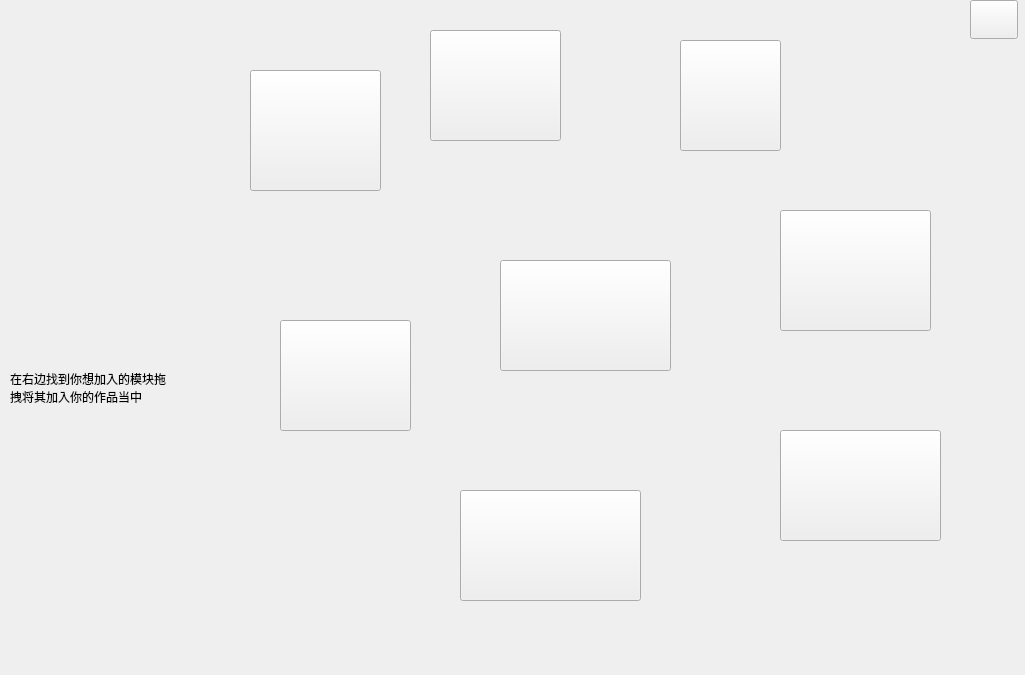
<?xml version="1.0" encoding="UTF-8"?>
<ui version="4.0">
 <class>MindKitForm</class>
 <widget class="QWidget" name="MindKitForm">
  <property name="geometry">
   <rect>
    <x>0</x>
    <y>0</y>
    <width>1025</width>
    <height>675</height>
   </rect>
  </property>
  <property name="minimumSize">
   <size>
    <width>1025</width>
    <height>675</height>
   </size>
  </property>
  <property name="windowTitle">
   <string>Form</string>
  </property>
  <layout class="QGridLayout" name="gridLayout">
   <property name="margin">
    <number>0</number>
   </property>
   <property name="spacing">
    <number>0</number>
   </property>
   <item row="0" column="0">
    <widget class="QWidget" name="widgetLeft" native="true">
     <property name="minimumSize">
      <size>
       <width>180</width>
       <height>675</height>
      </size>
     </property>
     <property name="styleSheet">
      <string notr="true">QWidget#widgetLeft
{
	border-image: url(:/resource/images/common/Transparent_White_90.png);
}</string>
     </property>
     <widget class="QWidget" name="widget" native="true">
      <property name="geometry">
       <rect>
        <x>10</x>
        <y>210</y>
        <width>161</width>
        <height>140</height>
       </rect>
      </property>
      <property name="styleSheet">
       <string notr="true">border-image: url(:/resource/images/bb_mind_kit/kit_Arrow.png);</string>
      </property>
     </widget>
     <widget class="QLabel" name="label">
      <property name="geometry">
       <rect>
        <x>10</x>
        <y>370</y>
        <width>161</width>
        <height>101</height>
       </rect>
      </property>
      <property name="styleSheet">
       <string notr="true">font: 13pt &quot;Microsoft YaHei UI&quot;;</string>
      </property>
      <property name="text">
       <string>在右边找到你想加入的模块拖拽将其加入你的作品当中</string>
      </property>
      <property name="alignment">
       <set>Qt::AlignLeading|Qt::AlignLeft|Qt::AlignTop</set>
      </property>
      <property name="wordWrap">
       <bool>true</bool>
      </property>
     </widget>
    </widget>
   </item>
   <item row="0" column="1">
    <widget class="QWidget" name="widgetRight" native="true">
     <property name="minimumSize">
      <size>
       <width>845</width>
       <height>675</height>
      </size>
     </property>
     <property name="styleSheet">
      <string notr="true">QWidget#widgetRight
{
	border-image: url(:/resource/images/common/Transparent_Black_90.png);
}</string>
     </property>
     <widget class="QPushButton" name="pushButtonReturn">
      <property name="geometry">
       <rect>
        <x>790</x>
        <y>0</y>
        <width>48</width>
        <height>39</height>
       </rect>
      </property>
      <property name="styleSheet">
       <string notr="true">border-image: url(:/resource/images/common/Back.png);</string>
      </property>
      <property name="text">
       <string/>
      </property>
     </widget>
     <widget class="MindKitPushButton" name="pushButton_1">
      <property name="geometry">
       <rect>
        <x>70</x>
        <y>70</y>
        <width>131</width>
        <height>121</height>
       </rect>
      </property>
      <property name="styleSheet">
       <string notr="true">border-image: url(:/resource/images/bb_mind_kit/kit_Button.png);</string>
      </property>
      <property name="text">
       <string/>
      </property>
     </widget>
     <widget class="MindKitPushButton" name="pushButton_2">
      <property name="geometry">
       <rect>
        <x>250</x>
        <y>30</y>
        <width>131</width>
        <height>111</height>
       </rect>
      </property>
      <property name="styleSheet">
       <string notr="true">border-image: url(:/resource/images/bb_mind_kit/kit_RotationSensor.png);</string>
      </property>
      <property name="text">
       <string/>
      </property>
     </widget>
     <widget class="MindKitPushButton" name="pushButton_3">
      <property name="geometry">
       <rect>
        <x>500</x>
        <y>40</y>
        <width>101</width>
        <height>111</height>
       </rect>
      </property>
      <property name="styleSheet">
       <string notr="true">border-image: url(:/resource/images/bb_mind_kit/kit_LightSensor.png);</string>
      </property>
      <property name="text">
       <string/>
      </property>
     </widget>
     <widget class="MindKitPushButton" name="pushButton_4">
      <property name="geometry">
       <rect>
        <x>600</x>
        <y>210</y>
        <width>151</width>
        <height>121</height>
       </rect>
      </property>
      <property name="styleSheet">
       <string notr="true">border-image: url(:/resource/images/bb_mind_kit/kit_CloseSensor.png);</string>
      </property>
      <property name="text">
       <string/>
      </property>
     </widget>
     <widget class="MindKitPushButton" name="pushButton_5">
      <property name="geometry">
       <rect>
        <x>100</x>
        <y>320</y>
        <width>131</width>
        <height>111</height>
       </rect>
      </property>
      <property name="styleSheet">
       <string notr="true">border-image: url(:/resource/images/bb_mind_kit/kit_LED.png);</string>
      </property>
      <property name="text">
       <string/>
      </property>
     </widget>
     <widget class="MindKitPushButton" name="pushButton_7">
      <property name="geometry">
       <rect>
        <x>600</x>
        <y>430</y>
        <width>161</width>
        <height>111</height>
       </rect>
      </property>
      <property name="styleSheet">
       <string notr="true">border-image: url(:/resource/images/bb_mind_kit/kit_Buzzer.png);</string>
      </property>
      <property name="text">
       <string/>
      </property>
     </widget>
     <widget class="MindKitPushButton" name="pushButton_6">
      <property name="geometry">
       <rect>
        <x>320</x>
        <y>260</y>
        <width>171</width>
        <height>111</height>
       </rect>
      </property>
      <property name="styleSheet">
       <string notr="true">border-image: url(:/resource/images/bb_mind_kit/kit_Servo.png);</string>
      </property>
      <property name="text">
       <string/>
      </property>
     </widget>
     <widget class="MindKitPushButton" name="pushButton_8">
      <property name="geometry">
       <rect>
        <x>280</x>
        <y>490</y>
        <width>181</width>
        <height>111</height>
       </rect>
      </property>
      <property name="styleSheet">
       <string notr="true">border-image: url(:/resource/images/bb_mind_kit/kit_IRRec.png);</string>
      </property>
      <property name="text">
       <string/>
      </property>
     </widget>
    </widget>
   </item>
  </layout>
 </widget>
 <customwidgets>
  <customwidget>
   <class>MindKitPushButton</class>
   <extends>QPushButton</extends>
   <header>MindKitPushButton.h</header>
  </customwidget>
 </customwidgets>
 <resources/>
 <connections/>
</ui>
